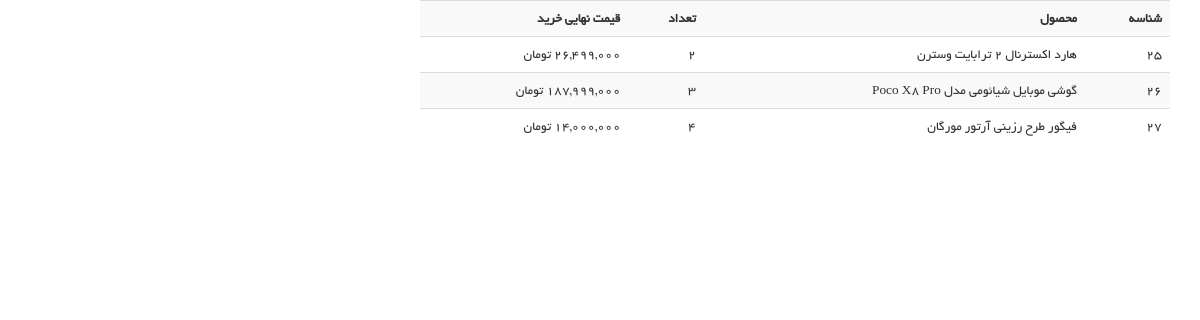
The app's page /user/my-shopping-detail/9 (signed in) with its own data.
### order_module/models.py (models this page shows, shortened)
class OrderDetail(models.Model):
    order = models.ForeignKey(Order, on_delete=models.CASCADE, verbose_name='سبد خرید')
    product = models.ForeignKey(Product, on_delete=models.CASCADE, verbose_name='محصول')
    final_price = models.IntegerField(null=True, blank=True, verbose_name='قیمت نهایی تکی محصول')
    count = models.IntegerField(verbose_name='تعداد')
    class Meta:
        verbose_name = 'جزئیات سبد خرید'
        verbose_name_plural = 'لیست جزئیات سبد های خرید'

### product_module/models.py (models this page shows, shortened)
class Product(models.Model):
    title = models.CharField(max_length=300, verbose_name='نام محصول')
    category = models.ManyToManyField(ProductCategory, related_name='product_categories', verbose_name='دسته بندی ها')
    image = models.ImageField(upload_to='images/products', null=True, blank=True, verbose_name='تصویر محصول')
    brand = models.ForeignKey(ProductBrand, on_delete=models.CASCADE, verbose_name='برند', null=True, blank=True)
    price = models.IntegerField(verbose_name='قیمت')
    short_description = models.CharField(max_length=360, db_index=True, null=True, verbose_name='توضیحات کوتاه')
    description = models.TextField(verbose_name='توضیحات اصلی', db_index=True)
    is_active = models.BooleanField(default=False, verbose_name='فعال / غیرفعال')
    slug = models.SlugField(default="", null=False, db_index=True, blank=True, max_length=200, unique=True,
                            verbose_name='عنوان در url')
    is_delete = models.BooleanField(verbose_name='حذف شده / نشده')
    class Meta:
        verbose_name = 'محصول'
        verbose_name_plural = 'محصولات'

### user_panel_module/views.py (the view)
# urls.py: path('my-shopping-detail/<order_id>', views.my_shopping_detail, name='user_shopping_detail_page'),
def my_shopping_detail(request: HttpRequest, order_id):
    order = Order.objects.prefetch_related('orderdetail_set').filter(id=order_id, user_id=request.user.id).first()
    if order is None:
        raise Http404('سبد خرید مورد نظر یافت نشد')
    return render(request, 'user_panel_module/user_shopping_detail.html', {
        'order': order,
    })

### polls/templatetags/poll_extras.py (called while the page is built)
@register.filter(name='three_digits_currency')
def three_digits_currency(value: int):
    return '{:,}'.format(value) + ' تومان'

### user_panel_module/templates/user_panel_module/user_shopping_detail.html (shortened to what this page needs)
{% extends 'shared/_layout.html' %}
{% load render_partial %}
{% load poll_extras %}
{% block content %}
    <div class="container">
        <div class="row">
            <div class="col-md-8">
                <table class="table table-responsive table-hover table-striped">
                    <tr>
                        <th class="text-right">شناسه</th>
                        <th class="text-right">محصول</th>
                        <th class="text-right">تعداد</th>
                        <th class="text-right">قیمت نهایی خرید</th>
                    </tr>
                    {% for detail in order.orderdetail_set.all %}
                        <tr>
                            <td class="text-right">{{ detail.id }}</td>
                            <td class="text-right">{{ detail.product.title }}</td>
                            <td class="text-right">{{ detail.count }}</td>
                            <td class="text-right">{{ detail.final_price|three_digits_currency }}</td>
                        </tr>
                    {% endfor %}
                </table>
            </div>
        </div>
    </div>
{% endblock %}

### static/css/main.css (style rules this page uses)
body { font-family: 'BYekan'; font-size: 10pt; position: relative; font-weight: normal; direction: rtl; }

### records on screen
OrderDetail: id "25", product "هارد اکسترنال 2 ترابایت وسترن", count "2", final_price|three_digits_currency "26,499,000 تومان"
OrderDetail: id "26", product "گوشی موبایل شیائومی مدل Poco X8 Pro", count "3", final_price|three_digits_currency "187,999,000 تومان"
OrderDetail: id "27", product "فیگور طرح رزینی آرتور مورگان", count "4", final_price|three_digits_currency "14,000,000 تومان"
